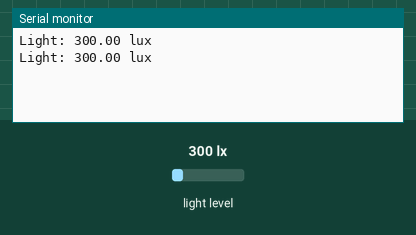
A sketch run on a simulated ESP32. On the bench: the last lines printed to the serial monitor. Inputs (shaded band) come from the test bench; at power-on: light level 300 lx.

Above: at 1.8 s.
1.9 s: light level set to 40 lx
At 2.9 s:
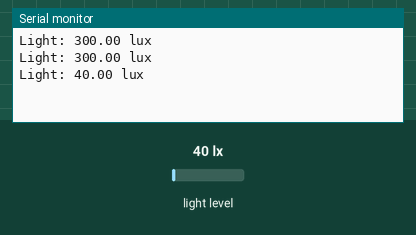
3.4 s: light level set to 500 lx
At 4.6 s:
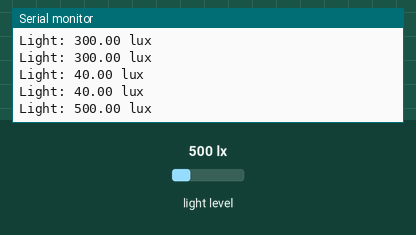
Timing chart, 0 to 6.4 s (numbered marks = the images above; inputs shaded):
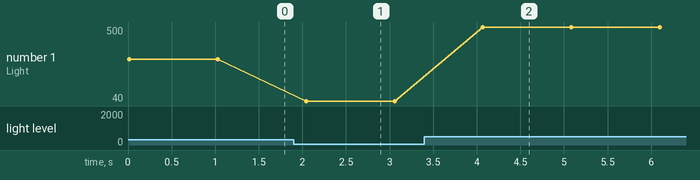

The sketch:

esp32-lux-GY2561.ino
```cpp
#include <Wire.h>
#include <Adafruit_Sensor.h>
#include <Adafruit_TSL2561_U.h>

/* Create an instance of the sensor */
Adafruit_TSL2561_Unified tsl = Adafruit_TSL2561_Unified(TSL2561_ADDR_FLOAT, 12345);

void setup()
{
    Serial.begin(115200);
    if (!tsl.begin())
    {
        Serial.println("No TSL2561 detected. Check your connections.");
        while (1)
            ;
    }
    tsl.enableAutoRange(true);                            // Enable auto-gain
    tsl.setIntegrationTime(TSL2561_INTEGRATIONTIME_13MS); // Short integration time for more frequent readings
}

void loop()
{
    sensors_event_t event;
    tsl.getEvent(&event);
    if (event.light)
    {
        Serial.print("Light: ");
        Serial.print(event.light);
        Serial.println(" lux");
    }
    else
    {
        Serial.println("Sensor overload or malfunction");
    }
    delay(1000);
}
```

Measured:
- after the input at 1.9 s, the serial monitor: prints a new line after 0.14 s (image 1)
- after the input at 3.4 s, the serial monitor: prints a new line after 0.67 s (image 2)
- plotted number 1: 300 → 40 after the input at 1.9 s, 40 → 500 after the input at 3.4 s
